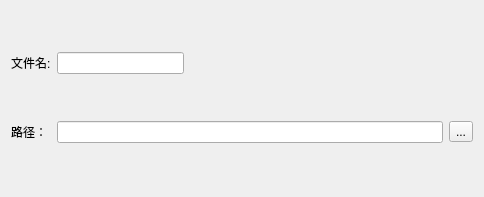
<?xml version="1.0" encoding="UTF-8"?>
<ui version="4.0">
 <class>CreateFileDialog</class>
 <widget class="QDialog" name="CreateFileDialog">
  <property name="geometry">
   <rect>
    <x>0</x>
    <y>0</y>
    <width>484</width>
    <height>197</height>
   </rect>
  </property>
  <property name="windowTitle">
   <string>Dialog</string>
  </property>
  <widget class="QWidget" name="widget" native="true">
   <property name="geometry">
    <rect>
     <x>11</x>
     <y>11</y>
     <width>462</width>
     <height>175</height>
    </rect>
   </property>
   <layout class="QGridLayout" name="gridLayout" columnstretch="1,5,10,1">
    <item row="0" column="0">
     <widget class="QLabel" name="label">
      <property name="text">
       <string>文件名:</string>
      </property>
     </widget>
    </item>
    <item row="0" column="1">
     <widget class="QLineEdit" name="nameEdit"/>
    </item>
    <item row="0" column="2" colspan="2">
     <spacer name="horizontalSpacer">
      <property name="orientation">
       <enum>Qt::Horizontal</enum>
      </property>
      <property name="sizeHint" stdset="0">
       <size>
        <width>260</width>
        <height>20</height>
       </size>
      </property>
     </spacer>
    </item>
    <item row="1" column="0">
     <widget class="QLabel" name="label_2">
      <property name="text">
       <string>路径：</string>
      </property>
     </widget>
    </item>
    <item row="1" column="1" colspan="2">
     <widget class="QLineEdit" name="pathEdit"/>
    </item>
    <item row="1" column="3">
     <widget class="QToolButton" name="filleBtn">
      <property name="text">
       <string>...</string>
      </property>
     </widget>
    </item>
   </layout>
  </widget>
 </widget>
 <resources/>
 <connections/>
</ui>
